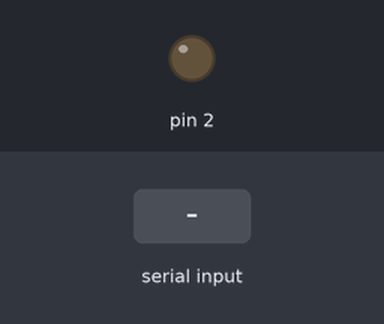
Bench run of a sketch on a simulated Arduino Uno, built with avr-gcc and run on an emulated ATmega328P. On the bench: output pins drawn as LEDs (lit = HIGH). The inputs (shaded band) are chosen by the test bench.

Above: at 1.2 s.
1.3 s: "9" received over Serial
At 2.2 s:
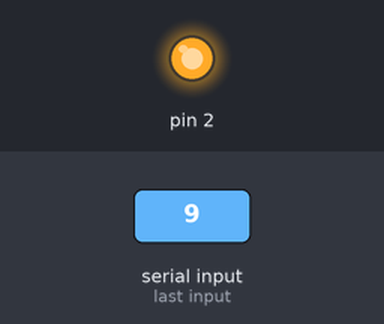
Timing chart, 0 to 4.3 s (numbered marks = the images above; inputs shaded):
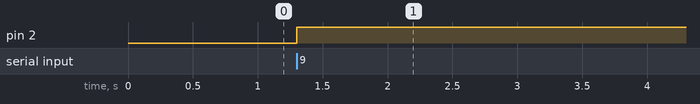

Measured:
- after the input at 1.3 s, pin 2: LOW → HIGH at once

The sketch:

receive_test.ino
```cpp
void setup() {
  Serial.begin(9600);
  pinMode(2, OUTPUT);

}

void loop() {
  if ( Serial.available() ) {
    char key;
    key = Serial.read();
    if (key == '9') {
      digitalWrite(2, HIGH);
    }
  }

}
```
